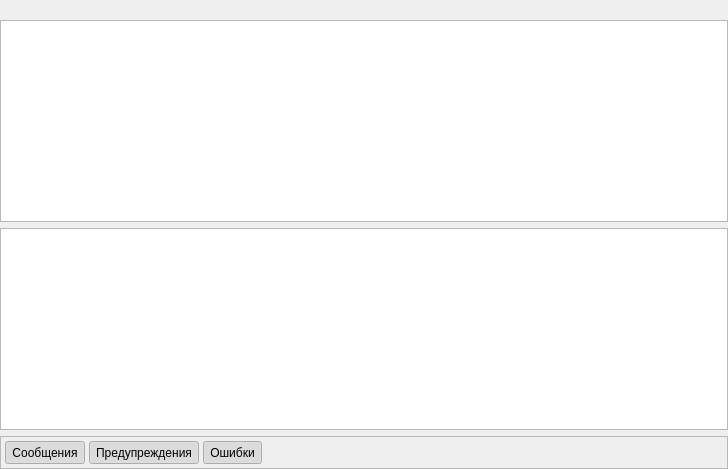
<?xml version="1.0" encoding="UTF-8"?>
<ui version="4.0">
 <class>ErrorWidget</class>
 <widget class="QWidget" name="ErrorWidget">
  <property name="geometry">
   <rect>
    <x>0</x>
    <y>0</y>
    <width>728</width>
    <height>469</height>
   </rect>
  </property>
  <property name="windowTitle">
   <string>Form</string>
  </property>
  <layout class="QVBoxLayout" name="verticalLayout">
   <property name="leftMargin">
    <number>0</number>
   </property>
   <property name="topMargin">
    <number>0</number>
   </property>
   <property name="rightMargin">
    <number>0</number>
   </property>
   <property name="bottomMargin">
    <number>0</number>
   </property>
   <item>
    <widget class="QLabel" name="msgLabel">
     <property name="text">
      <string/>
     </property>
    </widget>
   </item>
   <item>
    <widget class="QTableView" name="tableView"/>
   </item>
   <item>
    <widget class="QTextEdit" name="textEdit">
     <property name="readOnly">
      <bool>true</bool>
     </property>
    </widget>
   </item>
   <item>
    <widget class="QFrame" name="frame">
     <property name="frameShape">
      <enum>QFrame::StyledPanel</enum>
     </property>
     <property name="frameShadow">
      <enum>QFrame::Plain</enum>
     </property>
     <layout class="QHBoxLayout" name="horizontalLayout_2">
      <property name="spacing">
       <number>4</number>
      </property>
      <property name="leftMargin">
       <number>4</number>
      </property>
      <property name="topMargin">
       <number>4</number>
      </property>
      <property name="rightMargin">
       <number>4</number>
      </property>
      <property name="bottomMargin">
       <number>4</number>
      </property>
      <item>
       <widget class="QToolButton" name="toolButtonMsg">
        <property name="minimumSize">
         <size>
          <width>0</width>
          <height>23</height>
         </size>
        </property>
        <property name="text">
         <string>Сообщения</string>
        </property>
        <property name="checkable">
         <bool>true</bool>
        </property>
        <property name="checked">
         <bool>true</bool>
        </property>
        <property name="toolButtonStyle">
         <enum>Qt::ToolButtonTextBesideIcon</enum>
        </property>
       </widget>
      </item>
      <item>
       <widget class="QToolButton" name="toolButtonWarning">
        <property name="minimumSize">
         <size>
          <width>0</width>
          <height>23</height>
         </size>
        </property>
        <property name="text">
         <string>Предупреждения</string>
        </property>
        <property name="checkable">
         <bool>true</bool>
        </property>
        <property name="checked">
         <bool>true</bool>
        </property>
        <property name="toolButtonStyle">
         <enum>Qt::ToolButtonTextBesideIcon</enum>
        </property>
       </widget>
      </item>
      <item>
       <widget class="QToolButton" name="toolButtonError">
        <property name="minimumSize">
         <size>
          <width>0</width>
          <height>23</height>
         </size>
        </property>
        <property name="text">
         <string>Ошибки</string>
        </property>
        <property name="checkable">
         <bool>true</bool>
        </property>
        <property name="checked">
         <bool>true</bool>
        </property>
        <property name="toolButtonStyle">
         <enum>Qt::ToolButtonTextBesideIcon</enum>
        </property>
       </widget>
      </item>
      <item>
       <spacer name="horizontalSpacer">
        <property name="orientation">
         <enum>Qt::Horizontal</enum>
        </property>
        <property name="sizeHint" stdset="0">
         <size>
          <width>40</width>
          <height>20</height>
         </size>
        </property>
       </spacer>
      </item>
     </layout>
    </widget>
   </item>
  </layout>
 </widget>
 <resources/>
 <connections/>
</ui>
